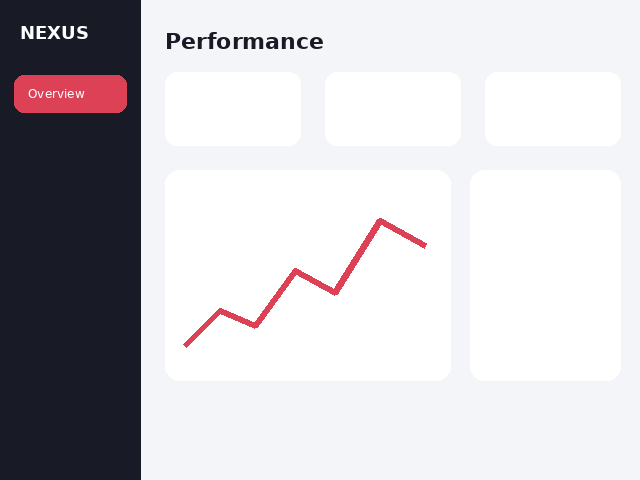
#> input picture versions/v0.2.0/evals/files/self-test/actual.png, 640 x 480 px
$ python inspect_image.py ../../v0.2.0/evals/files/self-test/actual.png
#> lines starting #> are read from the running program, lines starting #| are printed output that depends on the picture
#!/usr/bin/env python3
"""Inspect a UI reference image and emit deterministic JSON metadata."""

from __future__ import annotations

import argparse
import json
import sys
from pathlib import Path

try:
    from PIL import Image
except ImportError as exc:  # pragma: no cover
    raise SystemExit(
        "Pillow is required. Install with: python3 -m pip install -r scripts/requirements.txt"
    ) from exc


def parse_args() -> argparse.Namespace:
    parser = argparse.ArgumentParser(
        description="Report dimensions, transparency, and dominant colors for a UI reference image."
    )
    parser.add_argument("image", type=Path, help="Path to PNG, JPEG, WEBP, or another Pillow-supported image")
    parser.add_argument(
        "--colors",
        type=int,
        default=12,
        help="Number of dominant colors to return (default: 12)",
    )
    parser.add_argument("--output", type=Path, help="Optional JSON output path")
    return parser.parse_args()


def inspect_image(path: Path, color_count: int) -> dict[str, object]:
#> called with color_count = 12
    if not path.exists():
        raise FileNotFoundError(f"Image does not exist: {path}")
    if color_count < 1 or color_count > 64:
        raise ValueError("--colors must be between 1 and 64")

    with Image.open(path) as source:
#> source is the input picture: PIL image 640x480 RGB; mean R, G, B 202, 199.9, 204.1
        source.load()
        original_mode = source.mode
#> original_mode = 'RGB'
        rgba = source.convert("RGBA")
        width, height = rgba.size
#> width = 640; height = 480
        alpha = rgba.getchannel("A")
#> alpha: PIL image 640x480 L; every value is 255
        alpha_extrema = alpha.getextrema()
#> alpha_extrema = (255, 255)
        has_transparency = alpha_extrema[0] < 255
#> has_transparency = False

        # Reduce resolution before quantization so large screenshots remain fast.
        sample = rgba.copy()
        sample.thumbnail((512, 512), Image.Resampling.LANCZOS)
        rgb = Image.new("RGB", sample.size, (255, 255, 255))
#> rgb: PIL image 512x384 RGB; every value is 255
        rgb.paste(sample, mask=sample.getchannel("A"))
        quantized = rgb.quantize(colors=color_count, method=Image.Quantize.MEDIANCUT)
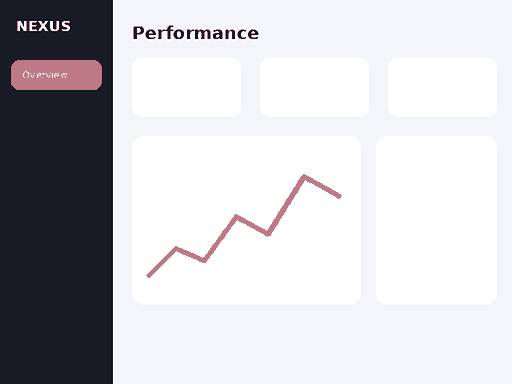
#> quantized: PIL image 512x384 P; mean R, G, B 201.3, 200.8, 204.9
        palette = quantized.getpalette() or []
#> palette = 36 values, max 255 at index 0, min 13 at index 33, mean 167
        counts = quantized.getcolors(maxcolors=color_count) or []
#> counts = [(75601, 0), (99, 1), (1860, 2), (305, 3), (157, 4), (70914, 5), (2466, 6), (4292, 7), (1619, 8), (38208, 9), (217, 10), (870, 11)]
        total = max(1, sample.width * sample.height)
#> total = 196608

        dominant = []
        for count, index in sorted(counts, reverse=True):
            base = index * 3
            red, green, blue = palette[base : base + 3]
            dominant.append(
                {
                    "hex": f"#{red:02X}{green:02X}{blue:02X}",
                    "rgb": [red, green, blue],
                    "share": round(count / total, 6),
                }
            )
#> this loop made 12 passes
#> (count, index, base, red, green, blue) on passes 1 to 12: (75601, 0, 0, 255, 255, 255), (70914, 5, 15, 244, 245, 249), (38208, 9, 27, 24, 27, 38), (4292, 7, 21, 191, 121, 134), (2466, 6, 18, 243, 245, 249), (1860, 2, 6, 252, 252, 253), (1619, 8, 24, 25, 27, 38), (870, 11, 33, 13, 17, 28), (305, 3, 9, 251, 245, 246), (217, 10, 30, 22, 27, 37), (157, 4, 12, 244, 245, 250), (99, 1, 3, 254, 255, 255)
#> after the loop, dominant = 12 items

        return {
            "path": str(path.resolve()),
            "format": source.format,
            "mode": original_mode,
            "width": width,
            "height": height,
            "aspect_ratio": round(width / height, 6) if height else None,
            "has_transparency": has_transparency,
            "alpha_range": list(alpha_extrema),
            "dominant_colors": dominant,
        }


def main() -> int:
    args = parse_args()
    try:
        result = inspect_image(args.image, args.colors)
#> result = 9 items
    except (FileNotFoundError, ValueError, OSError) as exc:
        print(json.dumps({"ok": False, "error": str(exc)}, indent=2), file=sys.stderr)
        return 2

    payload = json.dumps({"ok": True, "image": result}, indent=2)
    if args.output:
        args.output.parent.mkdir(parents=True, exist_ok=True)
        args.output.write_text(payload + "\n", encoding="utf-8")
    print(payload)
#> (printed output is left out)
    return 0


if __name__ == "__main__":
    raise SystemExit(main())
#> (the program exits here)
